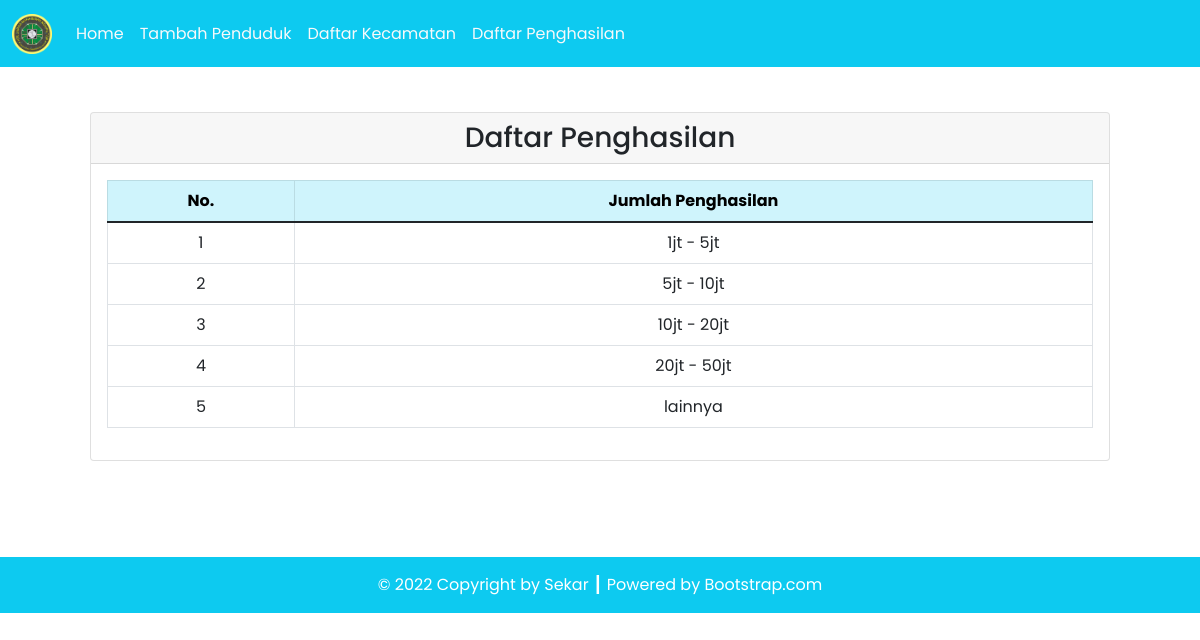
Page /tp_php_dpbo/penghasilan.php on the committed database.
### tables this page shows
CREATE TABLE `penghasilan` (
  `id_penghasilan` int(11) NOT NULL,
  `jumlah_penghasilan` varchar(255) NOT NULL
);

### tp_php_dpbo/config/db.php (called while the page is built)
<?php
$DB_HOST = "localhost";
$DB_USERNAME = "root";
$DB_PASSWORD = "";
$DB_NAME = "db_data_masyarakat";

### tp_php_dpbo/classes/DB.php (called while the page is built, shortened)
<?php
class DB
{
    private $hostname;
    private $username;
    private $password;
    private $dbname;
    private $conn;
    private $result;
    function __construct($hostname, $username, $password, $dbname)
    {
        $this->hostname = $hostname;
        $this->username = $username;
        $this->password = $password;
        $this->dbname = $dbname;
    }
    function open()
    {
        $this->conn = mysqli_connect($this->hostname, $this->username, $this->password, $this->dbname);
    }
    function execute($query, $params = array())
    {
        $stmt = $this->conn->prepare($query);
        $result = $stmt->execute();
        $this->result = $stmt->get_result();
    }
    function getResult()
    {
        return mysqli_fetch_array($this->result);
    }
}

### tp_php_dpbo/classes/Penghasilan.php (called while the page is built, shortened)
<?php
class Penghasilan extends DB
{
    function getPenghasilan()
    {
        $query = "SELECT * FROM penghasilan";
        return $this->execute($query);
    }
}

### tp_php_dpbo/penghasilan.php (the view, shortened to what this page needs)
<?php
include('config/db.php');
include('classes/DB.php');
include('classes/Penghasilan.php');
$penghasilan = new Penghasilan($DB_HOST, $DB_USERNAME, $DB_PASSWORD, $DB_NAME);
$penghasilan->open();
$header = '<tr>
<th scope="col">No.</th>
<th scope="col">Jumlah Penghasilan</th>
</tr>';
$data = null;
$no = 1;
$penghasilan->getPenghasilan();
while ($row = $penghasilan->getResult()) {
    $data .= '<tr>
    <td>' . $no . '</td>
    <td>' . $row['jumlah_penghasilan'] . '</td>
    </tr>';
    $no++;
}
?>

### rows in the picture
penghasilan: jumlah_penghasilan "1jt - 5jt"
penghasilan: jumlah_penghasilan "5jt - 10jt"
penghasilan: jumlah_penghasilan "10jt - 20jt"
penghasilan: jumlah_penghasilan "20jt - 50jt"
penghasilan: jumlah_penghasilan "lainnya"

### other values in the picture
$this->content "Home Tambah Penduduk Daftar Kecamatan Daftar Penghasilan Daftar Penghasilan © 2022 Copyright by Sekar ┃ Powered by Bootstrap.com"
